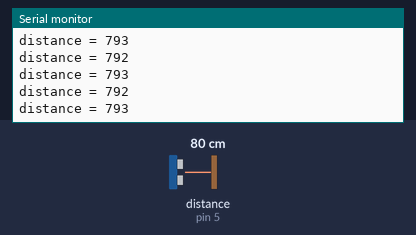
Bench run of a sketch on a simulated Arduino Uno, built with avr-gcc and run on an emulated ATmega328P. Shown: the last lines printed to the serial monitor. Wiring (inferred from the names in the program): ultrasonic range finder: trigger pin 4; echo pin 5. The inputs (shaded band) are chosen by the test bench; at power-on: distance to the obstacle (sensor on pin 5) 80 cm. The echo pulse lasts 58.3 µs per cm.

Above: at 1.2 s.
1.3 s: distance to the obstacle (sensor on pin 5) set to 2 cm
At 1.59 s:
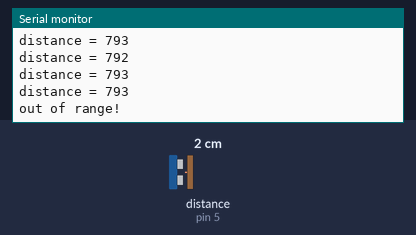
3.3 s: distance to the obstacle (sensor on pin 5) set to 9 cm
At 3.4 s:
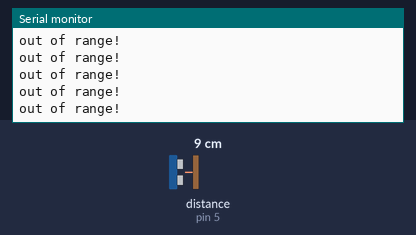
Timing chart, 0 to 6.3 s (numbered marks = the images above; inputs shaded):
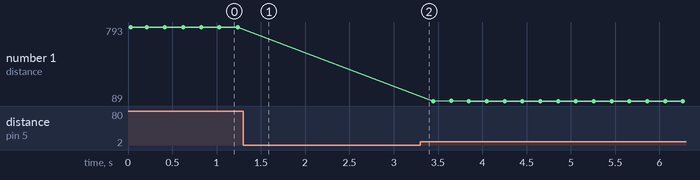

Measured:
- after the input at 1.3 s, the serial monitor: prints a new line after 0.14 s (image 1)
- plotted number 1: 793 → 89 after the input at 3.3 s

The sketch:

check_ultra.ino
```cpp
const int pinTrig = 4;
const int pinEcho = 5;

void setup() {
    pinMode(pinTrig, OUTPUT);
    pinMode(pinEcho, INPUT);
    Serial.begin(9600);
    Serial.println("mesure distance with HC-SR04");
}
void loop() {
    trig(); /* transmit trigger pulese */
    unsigned long echo_time = get_echoTime();
    if (echo_time != 0) {
        /*
        340(m) / 1(sec) = 2 * distance(mm) / echo_time(us)
        340,000(mm) / 1,000,000(us) = 2 * distance(mm) / echo_time(us)
        2,000,000 * distance = 340,000 * echo_time
        distance = 340,000 * echo_time / 2,000,000
        = 17 * echo_time / 100
        */
        unsigned int distance = 17 * echo_time / 100;
        Serial.print("distance = ");
        Serial.println(distance);
    }
    else Serial.println("out of range!");
    delay(200);
}

void trig(void) {
    digitalWrite(pinTrig, HIGH);
    delayMicroseconds(10);
    digitalWrite(pinTrig, LOW);
}

unsigned long get_echoTime(void) {

    unsigned long echoTime = 0;

    while (digitalRead(pinEcho) == LOW);

    unsigned long startTime = micros();

    while (digitalRead(pinEcho) == HIGH);

    echoTime = micros() - startTime;
    /*
    17 * 240 / 100 = 40.8(mm), 17 * 23000 / 100 = 3910(mm)
    */
    if (echoTime >= 240 && echoTime <= 23000)
        return echoTime;
    else
        return 0;
}
```
